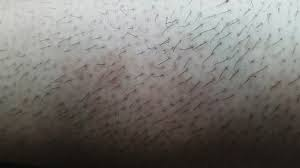
#> input picture LG_beautycare/모공코드/test_img4.jpeg, 300 x 168 px, found by its file name
$ python pore.py test_img1.jpeg test_img4.jpeg
#> lines starting #> are read from the running program, lines starting #| are printed output that depends on the picture; after the words box and inside, x2 and y2 are one past the last pixel; in counts of white or black regions, pixels touching at a corner belong together
import sys
import os
import cv2
from PIL import Image

def algoITso_MedianBlur(l):
    l_rows, l_cols = l.shape
    q = []
    for r in range(l_rows):
        for c in range(l_cols):
            q.append(l[r][c])

    q.sort()
    return q[len(q) // 2]

def algoITso_MedianBlur_Setup(src, KsizeX, KsizeY):
    dst = src
    src_rows, src_cols = src.shape
    Xr = KsizeX // 2
    Yr = KsizeY // 2

    for r in range(Yr, src_rows - Yr):
        for c in range(Xr, src_cols - Xr):
            window = src[r - Yr:(r - Yr) + KsizeY, c - Xr:(c - Xr) + KsizeX]
            dst[r, c] = algoITso_MedianBlur(window)

    return dst

def main(user_name, img_name):
    #image file
#> called with user_name = 'test_img1.jpeg', img_name = 'test_img4.jpeg'
    path = "UserData/"
    path_img = path +img_name
    img = cv2.imread(path_img)
#> img is the input picture: shape (168, 300, 3); mean B, G, R 112.3, 116.2, 118.8
    img = cv2.resize(img, (426,426))
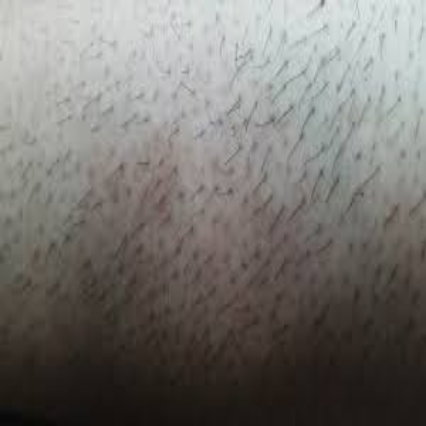
#> img: shape (426, 426, 3); mean B, G, R 112.2, 116.1, 118.7

    #graysclae with L space
    dst = cv2.cvtColor(img, cv2.COLOR_BGR2Lab)  # gray
#> dst: shape (426, 426, 3); mean of channels 0, 1, 2 121.7, 128.5, 130.7
    (L, a, b) = cv2.split(dst)
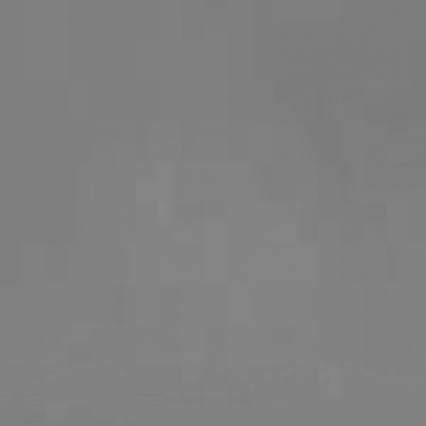
#> a: shape (426, 426); min 122, max 137, mean 128.5

    #medianBlur
    median_img = algoITso_MedianBlur_Setup(L, 3, 1)
#> after the loop in algoITso_MedianBlur_Setup, `for r in range(Yr, src_rows - Yr):`: dst: shape (426, 426); min 7, max 234, mean 121.7
    median_img = algoITso_MedianBlur_Setup(median_img, 1, 3)  # median filtering
#> after the loop in algoITso_MedianBlur_Setup (call 2), `for r in range(Yr, src_rows - Yr):`: dst: shape (426, 426); min 7, max 234, mean 121.7

    #adaptive threshold
    thresh = cv2.adaptiveThreshold(median_img, 255, cv2.ADAPTIVE_THRESH_MEAN_C, cv2.THRESH_BINARY, 21, 7)
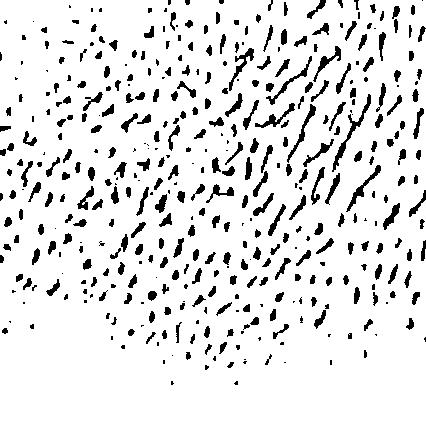
#> thresh: shape (426, 426); 89.4% white; 430 black regions (134 under 20 px), largest, box (x1, y1, x2, y2) and area: (332, 94, 371, 172) 382, (346, 165, 381, 212) 259, (287, 104, 316, 163) 248

    #blackhat
    kernel = cv2.getStructuringElement(cv2.MORPH_RECT, (13, 13))
    dilate = cv2.dilate(thresh, kernel, iterations=1)
#> dilate: shape (426, 426); every value is 255
    erode = cv2.erode(dilate, kernel, iterations=1)
    blackhat = erode - thresh

    #labeling
    nlabels, labels, stats, centroids = cv2.connectedComponentsWithStats(blackhat)
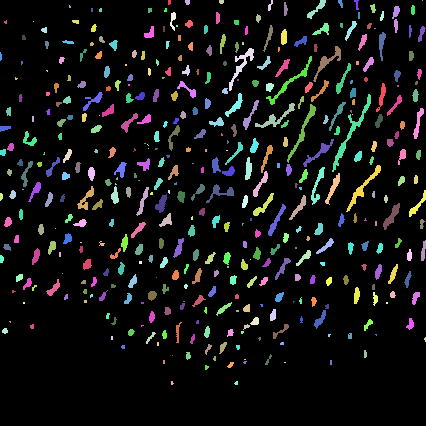
#> labels: shape (426, 426) int32; 431 distinct labels, from 0 to 430; one colour per label, 0 black
    label_ = 0
    for i in range(2,nlabels):
        area = stats[i, cv2.CC_STAT_AREA]
        left = stats[i, cv2.CC_STAT_LEFT]
        top = stats[i, cv2.CC_STAT_TOP]
        if area > 5 and area < 161:
            cv2.putText(img, '+',(left,top+10),cv2.FONT_HERSHEY_PLAIN, 1, (0,255,0), 1)
            label_+=1
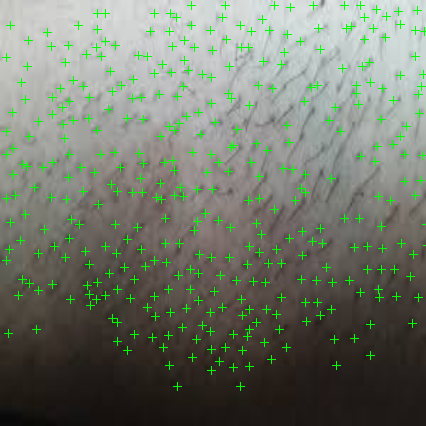
#> img: shape (426, 426, 3); mean B, G, R 107.8, 120.5, 114.2

    cv2.imwrite(str(path) + "pore_" + user_name + "_" + img_name, img)
    cv2.waitKey(0)
    return label_

main(sys.argv[1], sys.argv[2])

$ run again, on LG_beautycare/모공코드/test_img2.png
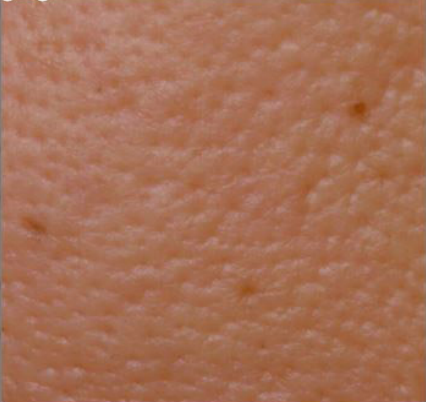
#> input picture LG_beautycare/모공코드/test_img2.png, 426 x 402 px, found by its file name
#> in main, img is the input picture: shape (402, 426, 3); mean B, G, R 85.9, 111.3, 166.3
#> in main, `thresh = cv2.adaptiveThreshold(median_img, 255, cv2.ADAPTIVE_THRESH_ME..`:
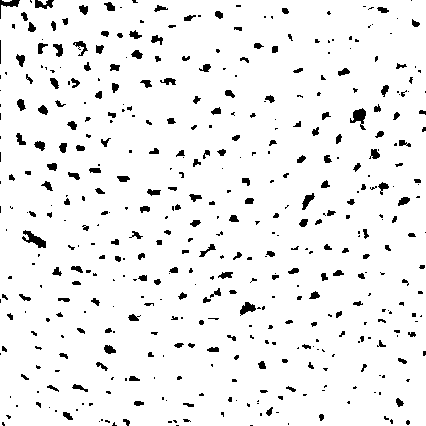
#> thresh: shape (426, 426); 94.2% white; 459 black regions (257 under 20 px), largest, box (x1, y1, x2, y2) and area: (22, 230, 46, 248) 194, (350, 108, 366, 130) 178, (240, 302, 256, 316) 121
#> dilate: shape (426, 426); every value is 255
#> labels: shape (426, 426) int32; 460 distinct labels, from 0 to 459
#> after the loop in main, `for i in range(2,nlabels):`:
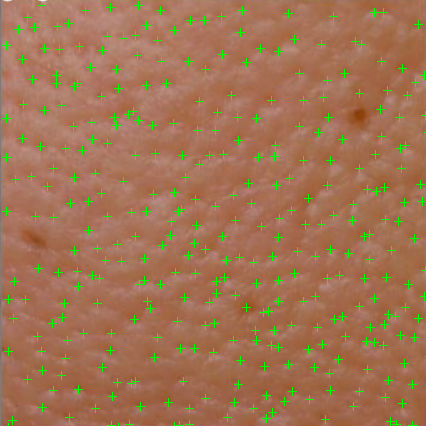
#> img: shape (426, 426, 3); mean B, G, R 83.2, 115.8, 161.1

$ run again, on LG_beautycare/모공코드/test_img3.png
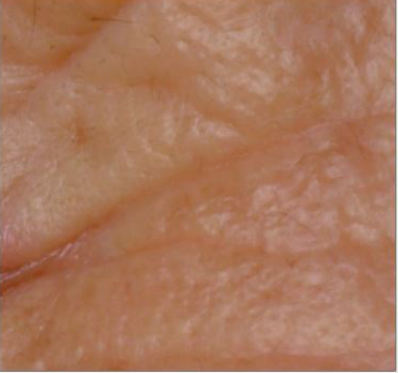
#> input picture LG_beautycare/모공코드/test_img3.png, 398 x 373 px, found by its file name
#> in main, img is the input picture: shape (373, 398, 3); mean B, G, R 91.9, 118.8, 169.4
#> in main, `thresh = cv2.adaptiveThreshold(median_img, 255, cv2.ADAPTIVE_THRESH_ME..`:
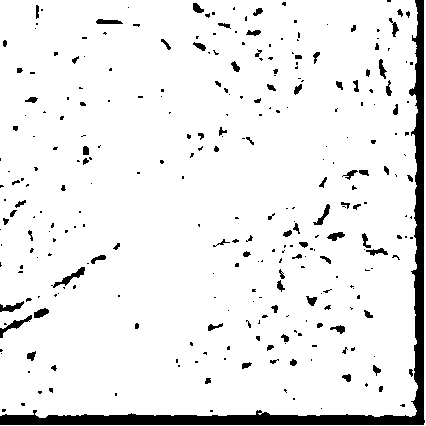
#> thresh: shape (426, 426); 92.8% white; 296 black regions (203 under 20 px), largest, box (x1, y1, x2, y2) and area: (0, 0, 425, 425) 7734, (51, 267, 85, 288) 175, (0, 315, 32, 338) 175
#> dilate: shape (426, 426); every value is 255
#> labels: shape (426, 426) int32; 297 distinct labels, from 0 to 296
#> after the loop in main, `for i in range(2,nlabels):`:
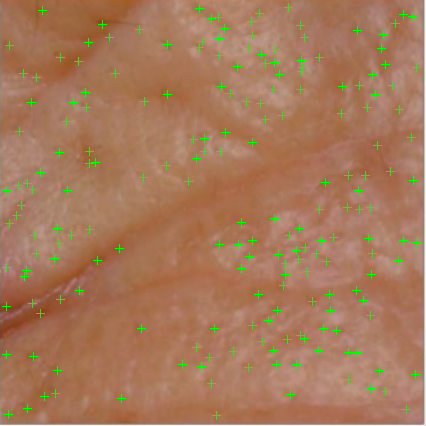
#> img: shape (426, 426, 3); mean B, G, R 90.2, 121.2, 166.2
